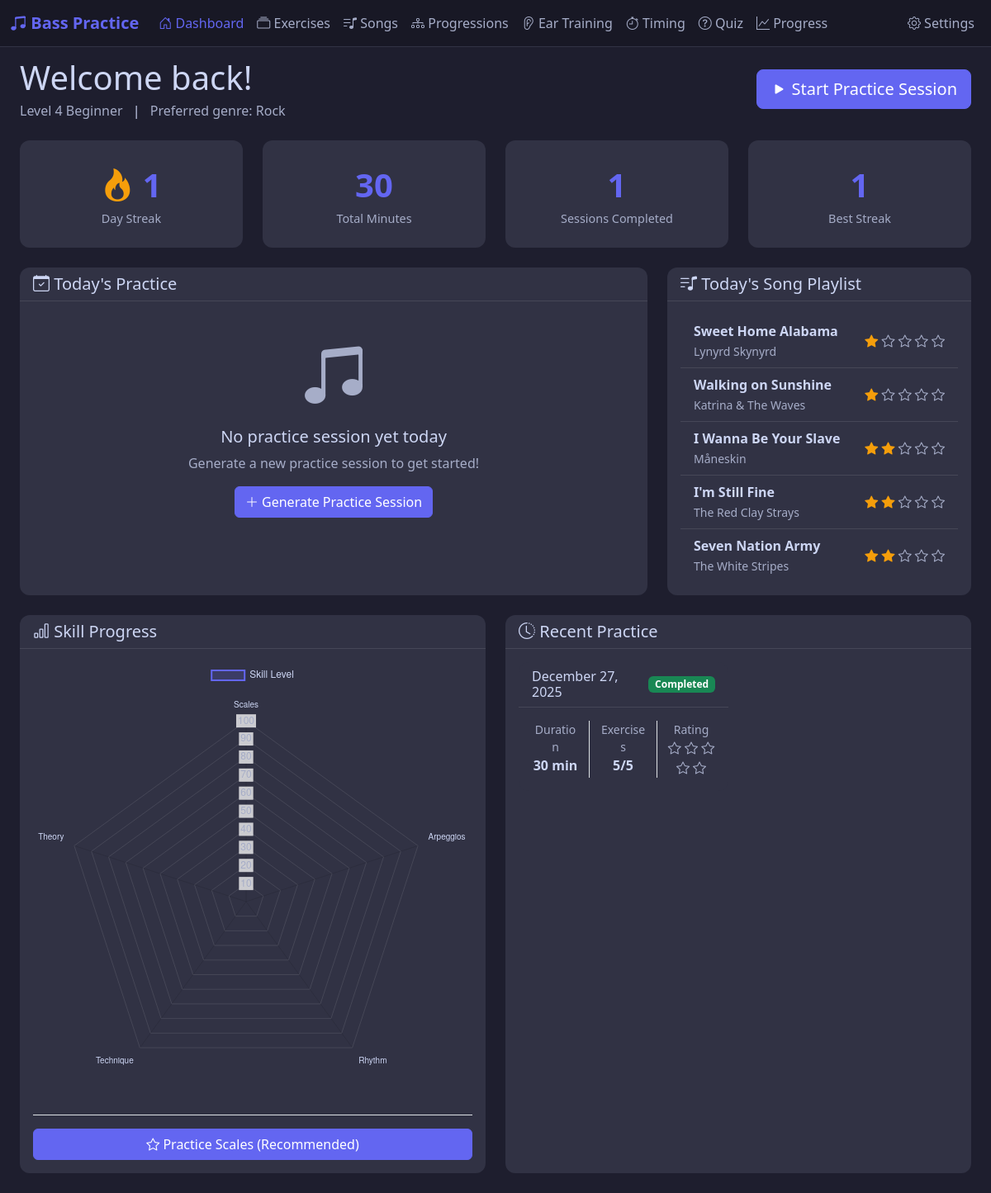
Before: / with the older database file.
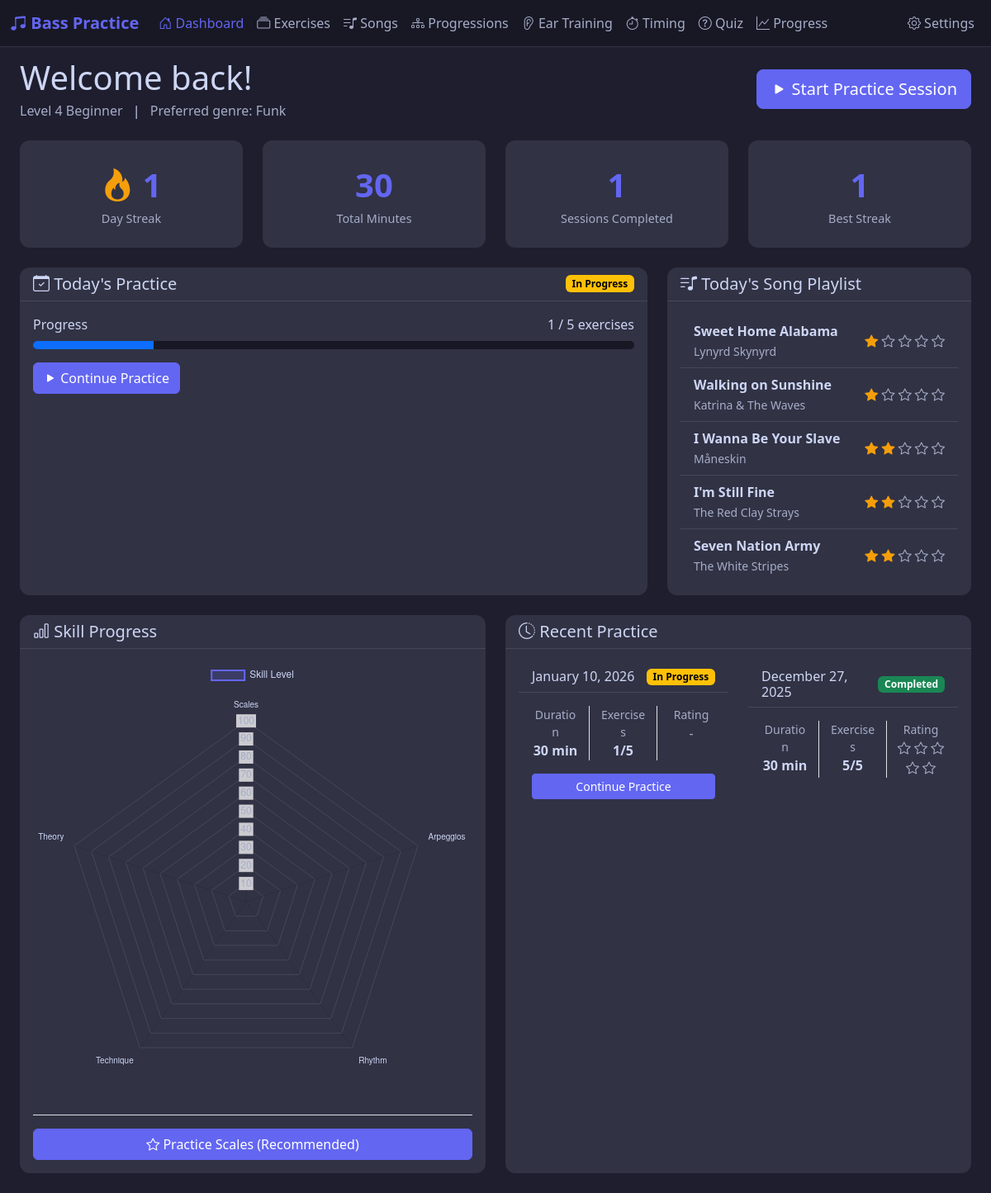
After: the same page with the newer database file.
### app/models/user/__init__.py (models this page shows, shortened)
class UserProfile(db.Model):
    __tablename__ = 'user_profile'
    id = db.Column(db.Integer, primary_key=True)
    skill_level = db.Column(db.Integer, default=1)  # 1-10 scale
    skill_category = db.Column(db.String(20), default='beginner')  # beginner, intermediate, advanced
    preferred_genre = db.Column(db.String(50), default='rock')
    session_duration = db.Column(db.Integer, default=30)  # minutes
    bass_tuning = db.Column(db.String(20), default='standard')
    created_at = db.Column(db.DateTime, default=datetime.utcnow)

### app/models/content/__init__.py (models this page shows, shortened)
class Song(db.Model):
    __tablename__ = 'songs'
    id = db.Column(db.Integer, primary_key=True)
    title = db.Column(db.String(100), nullable=False)
    artist = db.Column(db.String(100))
    genre = db.Column(db.String(50))
    difficulty_level = db.Column(db.Integer)  # 1-10
    key_signature = db.Column(db.String(10))
    tempo_bpm = db.Column(db.Integer)
    duration_minutes = db.Column(db.Integer)
    bass_notes = db.Column(db.Text)  # JSON array of bass notes/tabs
    chord_progression = db.Column(db.Text)  # JSON array of chords
    youtube_url = db.Column(db.String(255))
    practice_notes = db.Column(db.Text)
    mastery_level = db.Column(db.Integer, default=0)  # 0-5 scale
    last_practiced = db.Column(db.Date)
    practice_count = db.Column(db.Integer, default=0)
    created_at = db.Column(db.DateTime, default=datetime.utcnow)

### app/models/practice/__init__.py (models this page shows, shortened)
class PracticeSession(db.Model):
    __tablename__ = 'practice_sessions'
    id = db.Column(db.Integer, primary_key=True)
    session_date = db.Column(db.Date, nullable=False, default=date.today)
    planned_duration = db.Column(db.Integer)  # minutes
    actual_duration = db.Column(db.Integer)  # minutes
    completed_exercises = db.Column(db.Integer, default=0)
    total_exercises = db.Column(db.Integer, default=0)
    session_notes = db.Column(db.Text)
    session_rating = db.Column(db.Integer)  # 1-5 stars
    is_completed = db.Column(db.Boolean, default=False)
    created_at = db.Column(db.DateTime, default=datetime.utcnow)
    exercises = db.relationship('SessionExercise', backref='session', lazy=True, cascade='all, delete-orphan')

### app/routes/dashboard.py (the view)
@bp.route('/')
def dashboard():
    profile = UserProfile.query.first()
    if not profile:
        return redirect(url_for('admin.settings'))
    streak = PracticeStreak.query.first()
    if not streak:
        streak = PracticeStreak()
        db.session.add(streak)
        db.session.commit()
    today = date.today()
    todays_session = PracticeSession.query.filter_by(session_date=today).first()
    recent_sessions = PracticeSession.query.order_by(
        PracticeSession.session_date.desc()
    ).limit(RECENT_SESSIONS_COUNT).all()
    progress_data = Progress.query.all()
    song_playlist = generate_daily_song_playlist()
    total_practice_time = db.session.query(
        db.func.sum(PracticeSession.actual_duration)
    ).scalar() or 0
    total_sessions = PracticeSession.query.filter_by(is_completed=True).count()
    lowest_category = None
    if progress_data:
        lowest_progress = min(progress_data, key=lambda p: p.skill_level)
        lowest_category = lowest_progress.category
    else:
        lowest_category = EXERCISE_CATEGORIES[0] if EXERCISE_CATEGORIES else 'scales'
    return render_template('dashboard.html',
        profile=profile,
        streak=streak,
        todays_session=todays_session,
        recent_sessions=recent_sessions,
        progress_data=progress_data,
        song_playlist=song_playlist,
        total_practice_time=total_practice_time,
        total_sessions=total_sessions,
        recommended_category=lowest_category
    )

### app/song_manager.py (called while the page is built)
def get_recently_practiced_songs(days=7):
    cutoff_date = date.today() - timedelta(days=days)
    return Song.query.filter(Song.last_practiced >= cutoff_date).all()

### app/templates/dashboard.html (shortened to what the changed rows need)
{% extends "base.html" %}
{% from "macros/cards.html" import stat_card, session_card %}
{% from "macros/badges.html" import star_rating, progress_bar %}
{% block content %}
<div class="container-fluid px-4">
    <div class="row mb-4">
        <div class="col-12">
            <div class="d-flex justify-content-between align-items-center">
                <div>
                    <h1 class="mb-1">Welcome back!</h1>
                    <p class="text-secondary mb-0">
                        Level {{ profile.skill_level }} {{ profile.skill_category|capitalize }}
                        <span class="mx-2">|</span>
                        Preferred genre: {{ profile.preferred_genre|capitalize }}
                    </p>
                </div>
            </div>
        </div>
    </div>
    <div class="row">
        <div class="col-lg-8 mb-4">
            <div class="card h-100">
                <div class="card-header d-flex justify-content-between align-items-center">
                    <h5 class="mb-0"><i class="bi bi-calendar-check"></i> Today's Practice</h5>
                    {% if todays_session %}
                    <span class="badge {% if todays_session.is_completed %}bg-success{% else %}bg-warning{% endif %}">
                        {{ 'Completed' if todays_session.is_completed else 'In Progress' }}
                    </span>
                    {% endif %}
                </div>
                <div class="card-body">
                    {% if todays_session %}
                    <div class="mb-3">
                        <div class="d-flex justify-content-between mb-2">
                            <span>Progress</span>
                            <span>{{ todays_session.completed_exercises }} / {{ todays_session.total_exercises }}
                                exercises</span>
                        </div>
                        <div class="progress" style="height: 10px;">
                            {% set progress_pct = (todays_session.completed_exercises / todays_session.total_exercises *
                            100) if todays_session.total_exercises > 0 else 0 %}
                            <div class="progress-bar bg-primary" style="width: {{ progress_pct }}%"></div>
                        </div>
                    </div>
                    {% if not todays_session.is_completed %}
                    <a href="{{ url_for('practice.practice_session', session_id=todays_session.id) }}"
                        class="btn btn-primary">
                        <i class="bi bi-play-fill"></i> Continue Practice
                    </a>
                    {% else %}
                    <p class="text-success mb-0">
                        <i class="bi bi-check-circle-fill"></i> Great job! You completed today's practice.
                    </p>
                    {% endif %}
                    {% else %}
                    <div class="text-center py-4">
                        <i class="bi bi-music-note-beamed display-1 text-secondary"></i>
                        <h5 class="mt-3">No practice session yet today</h5>
                        <p class="text-secondary">Generate a new practice session to get started!</p>
                        <form action="{{ url_for('practice.generate_practice') }}" method="POST" class="d-inline">
                            <button type="submit" class="btn btn-primary">
                                <i class="bi bi-plus-lg"></i> Generate Practice Session
                            </button>
                        </form>
                    </div>
                    {% endif %}
                </div>
            </div>
        </div>
        <div class="col-lg-4 mb-4">
            <div class="card h-100">
                <div class="card-body">
                    {% if song_playlist %}
                    <ul class="list-group list-group-flush">
                        {% for song in song_playlist %}
                        <li class="list-group-item bg-transparent d-flex justify-content-between align-items-center">
                            <div>
                                <strong>{{ song.title }}</strong>
                                {% if song.artist %}
                                <br><small class="text-secondary">{{ song.artist }}</small>
                                {% endif %}
                            </div>
                            {{ star_rating(song.mastery_level) }}
                        </li>
                        {% endfor %}
                    </ul>
                    {% endif %}
                </div>
            </div>
        </div>
    </div>
    <div class="row">
        <div class="col-lg-6 mb-4">
            <div class="card h-100">
                <div class="card-body">
                    {% if recent_sessions %}
                    <div class="row">
                        {% for session in recent_sessions %}
                        <div class="col-md-6 mb-3">
                            {{ session_card(session) }}
                        </div>
                        {% endfor %}
                    </div>
                    {% else %}
                    <p class="text-center text-secondary py-4">No practice sessions yet. Start your first one!</p>
                    {% endif %}
                </div>
            </div>
        </div>
    </div>
</div>
{% endblock %}

### app/templates/macros/cards.html (shortened to what this page needs)
{% from 'macros/badges.html' import category_badge, star_rating, progress_bar %}
{% macro stat_card(title, value, label) %}
<div class="card stat-card">
    <div class="stat-value">{{ value|safe }}</div>
    <div class="stat-label">{{ label }}</div>
</div>
{% endmacro %}
{% macro session_card(session) %}
<div class="card mb-3">
    <div class="card-header d-flex justify-content-between align-items-center">
        <h6 class="mb-0">{{ session.session_date.strftime('%B %d, %Y') }}</h6>
        <span class="badge {% if session.is_completed %}bg-success{% else %}bg-warning{% endif %}">
            {{ 'Completed' if session.is_completed else 'In Progress' }}
        </span>
    </div>
    <div class="card-body">
        <div class="row text-center">
            <div class="col-4 border-end">
                <div class="small text-secondary">Duration</div>
                <strong>{{ session.actual_duration or session.planned_duration }} min</strong>
            </div>
            <div class="col-4 border-end">
                <div class="small text-secondary">Exercises</div>
                <strong>{{ session.completed_exercises }}/{{ session.total_exercises }}</strong>
            </div>
            <div class="col-4">
                <div class="small text-secondary">Rating</div>
                {% if session.is_completed %}
                {{ star_rating(session.rating or 0) }}
                {% else %}
                <span class="text-secondary">-</span>
                {% endif %}
            </div>
        </div>
        {% if not session.is_completed %}
        <div class="mt-3">
            <a href="{{ url_for('practice.practice_session', session_id=session.id) }}"
                class="btn btn-primary btn-sm w-100">
                Continue Practice
            </a>
        </div>
        {% endif %}
    </div>
</div>
{% endmacro %}

### app/templates/macros/badges.html (shortened to what this page needs)
{% macro star_rating(rating, max_rating=5, extra_class='', extra_style='') %}
<div class="mastery-stars {{ extra_class }}" {% if extra_style %}style="{{ extra_style }}" {% endif %}>
    {% for i in range(max_rating) %}
    <i class="bi bi-star{% if i < rating %}-fill{% endif %}"></i>
    {% endfor %}
</div>
{% endmacro %}

Changed rows visible on the page:
changed UserProfile "Beginner": preferred_genre "Rock" → "Funk"
added PracticeSession: is_completed "In Progress", completed_exercises "1", total_exercises "5", session_date "January 10, 2026", actual_duration+planned_duration "30"
Other visible differences:
text no longer shown: "No practice session yet today Generate a new practice session to get started! Generate Practice Session"
text now shown: "Progress / exercises Continue Practice"
